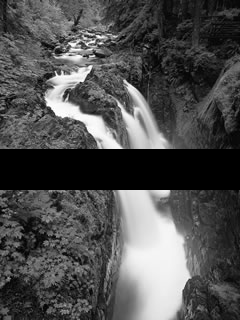
#> input picture texture synthesis and image inpainting/test_im2.bmp, 240 x 320 px
$ python 2_fill_in_gaps_waterfall.py   (Python 2 division)   (older library calls are emulated)
#> lines starting #> are read from the running program, lines starting #| are printed output that depends on the picture
# -*- coding: utf-8 -*-
"""
Created on Mon Mar 27 05:44:10 2017

@author: blerta
"""

from skimage import io
import numpy as np
import scipy
import operator
import random
import scipy.misc


def my_gaussian_filter(sz):
#> called with sz = 23
    fltr = np.zeros((sz,sz))
    delta = sz/2
    sigma=0.2
    for ii in range(0,sz):
        for jj in range(0,sz):
            x = ii-delta
            y = jj-delta
            fltr[ii][jj] = (1/(2*3.14*sigma))*np.exp((-x*x-y*y)/2*sigma*sigma)
    return fltr

def find_pixel_value(x, y, i_img, o_img, ws):
    a = np.ones((ws,ws))
    leap = ws/2
    pxl_area = o_img[x-leap:x+leap+1, y-leap:y+leap+1]
    all_neighbor_distances = {}
    all_pixels = {}
    #print ws
    for ii in range(0,i_img.shape[0]-ws):
        for jj in range(0,i_img.shape[1]-ws):
            patch_area = i_img[ii:ii+ws, jj:jj + ws]
            if (pxl_area.shape[0] == patch_area.shape[0]) and ( pxl_area.shape[1] == patch_area.shape[1]):
                mask = np.copy(pxl_area)
                mask[mask>0]=1
                patch_area = patch_area*mask
                diff_area = pxl_area*a-patch_area
                sq_diff_area = diff_area*a*diff_area#np.multiply(diff_area,diff_area)#[x**2 for x in diff_area]
                filtered = sq_diff_area*a*the_filter*mask
                all_neighbor_distances[(ii,jj)] = np.sum(filtered)

                all_pixels[(ii,jj)] = i_img[ii + leap + 1,jj + leap + 1]
            else:
                return 0
    sorted_dict = sorted(all_neighbor_distances.items(), key=operator.itemgetter(1))
    min_val = sorted_dict[0][1]
    if min_val == 0:
        d = dict((k, v) for k, v in all_neighbor_distances.items() if v == 0)
    else:
        threshold = 1.1
        d = dict((k, v) for k, v in all_neighbor_distances.items() if v < threshold*min_val)
    a_key =  random.choice(d.keys())

    return all_pixels[a_key]


window_size = 11#5
window_size = 19#9
window_size = 23#11
padding=20
the_filter = my_gaussian_filter(window_size)

filename = 'test_im2.bmp'


img=io.imread(filename)
#> img is the input picture: shape (320, 240); min 0, max 255, mean 79.3
img1 = np.copy(img[0:149,0:img.shape[1]])
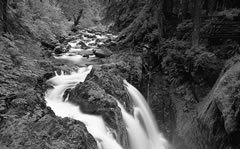
#> img1: shape (149, 240); min 1, max 255, mean 82.4
img2 = np.copy(img[190:img.shape[0],0:img.shape[1]])
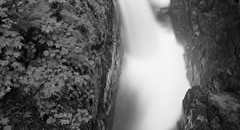
#> img2: shape (130, 240); min 1, max 247, mean 100.8
img = np.pad(img,pad_width=padding, mode='constant', constant_values=0)
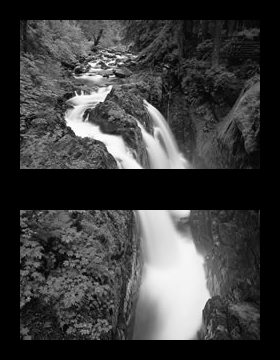
#> img: shape (360, 280); min 0, max 255, mean 60.4


for ii in range(149+padding,190+padding-20):#180+padding   154
    for jj in range(0+padding,img.shape[1]-padding):
#> (the run stopped early here; a loop or call above may not have finished)

$ run again, with texture synthesis and image inpainting/test_im1.bmp copied over texture synthesis and image inpainting/test_im2.bmp
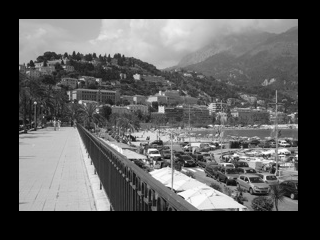
#> input picture texture synthesis and image inpainting/test_im1.bmp, 320 x 240 px
#> img is the input picture: shape (240, 320); min 0, max 255, mean 88
#> `img1 = np.copy(img[0:149,0:img.shape[1]])`:
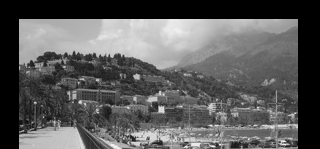
#> img1: shape (149, 320); min 0, max 253, mean 91.7
#> `img = np.pad(img,pad_width=padding, mode='constant', constant_values=0)`:
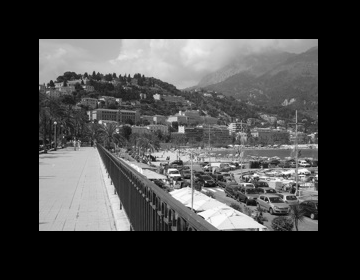
#> img: shape (280, 360); min 0, max 255, mean 67

$ run again, with texture synthesis and image inpainting/4_museum_da_man_11.jpg saved as texture synthesis and image inpainting/test_im2.bmp
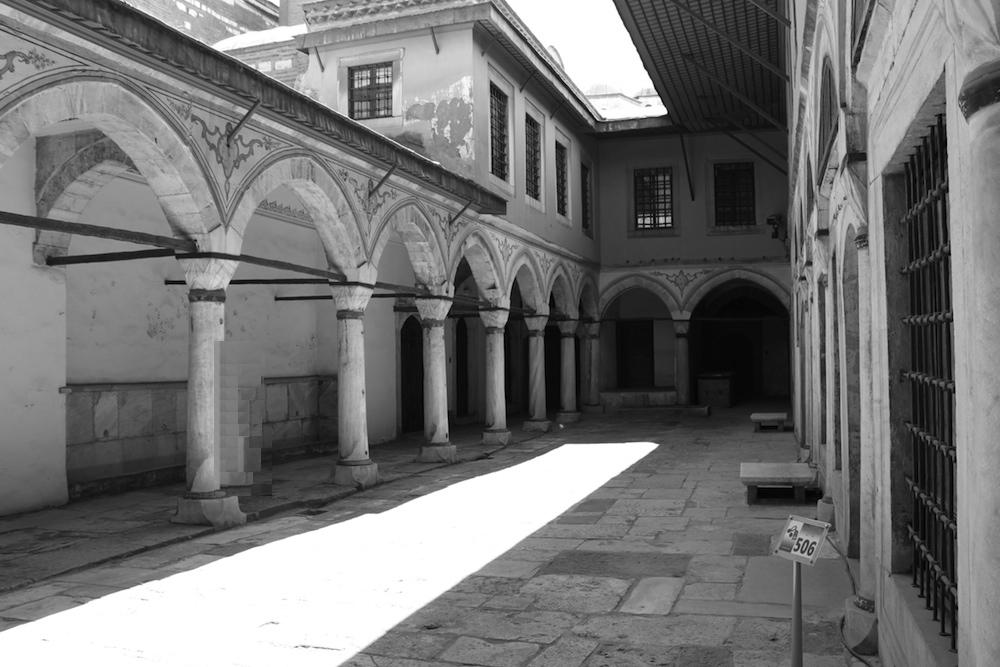
#> input picture texture synthesis and image inpainting/4_museum_da_man_11.jpg, 1000 x 667 px
#> img is the input picture: shape (667, 1000); min 0, max 255, mean 116.1
#> `img2 = np.copy(img[190:img.shape[0],0:img.shape[1]])`:
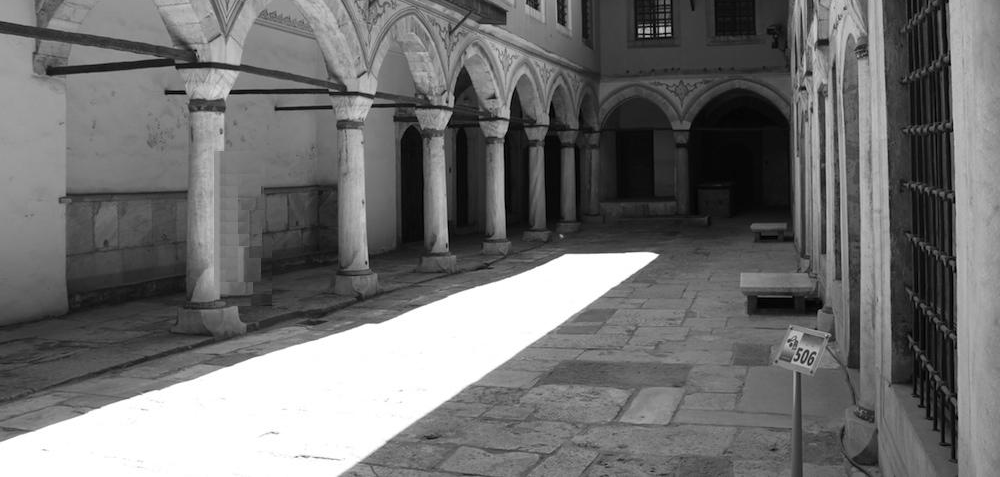
#> img2: shape (477, 1000); min 0, max 255, mean 113
#> img: shape (707, 1040)
